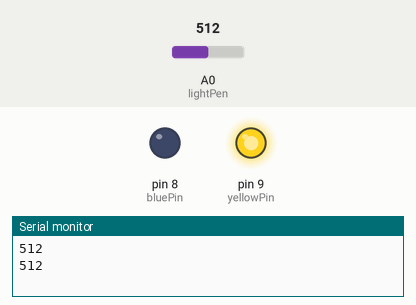
Recording of a sketch running on a simulated Arduino Uno, built with avr-gcc and run on an emulated ATmega328P. On the bench: output pins drawn as LEDs (lit = HIGH), the last lines printed to the serial monitor. Inputs (shaded band) come from the test bench; at power-on: A0 (lightPen) = 512.

Above: at 3.0 s.
3.1 s: A0 (lightPen) set to 358
7.9 s: A0 (lightPen) set to 333
At 12.0 s:
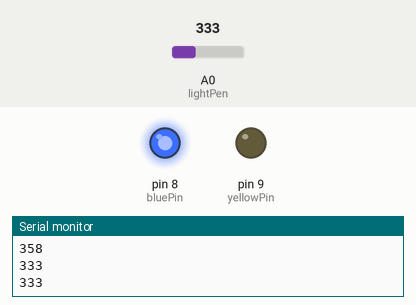
12.7 s: A0 (lightPen) set to 360
At 15.1 s:
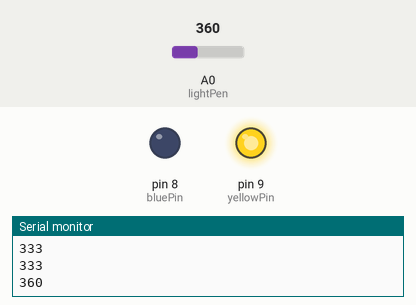
15.7 s: A0 (lightPen) set to 340
At 18.9 s:
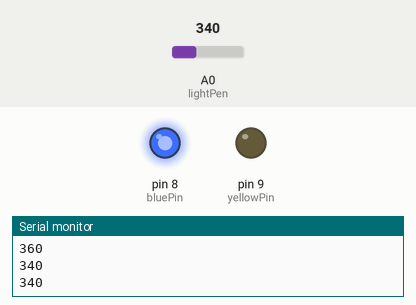
Timing chart, 0 to 20.4 s (numbered marks = the images above; inputs shaded):
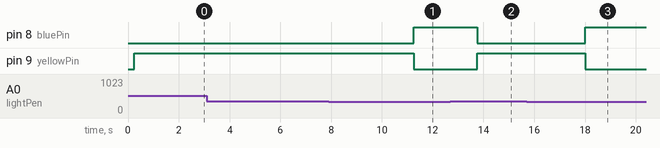

The sketch:

P15.ino
```cpp
int lightPen=A0;
int lightVal;
int dv=250;
int yellowPin=9;
int bluePin=8;


void setup() {
  // put your setup code here, to run once:
pinMode(lightPen,INPUT);
pinMode(yellowPin,OUTPUT);
pinMode(bluePin,OUTPUT);

Serial.begin(9600);

}

void loop() {
  // put your main code here, to run repeatedly:
lightVal=analogRead(lightPen);
Serial.println(lightVal);
delay(dv);
if (lightVal>350){
  digitalWrite(yellowPin,HIGH);
  digitalWrite(bluePin,LOW);

}
delay(2000);
if (lightVal<350){
  digitalWrite(yellowPin,LOW);
  digitalWrite(bluePin,HIGH);

}
}
```

Measured:
- the behaviour switches between 350 and 349 on A0 (lightPen) (found by bisection; images 0 and 1)
- after the input at 7.9 s, pin 8 (bluePin): LOW → HIGH after 3.4 s; pin 9 (yellowPin): HIGH → LOW after 3.4 s
- after the input at 12.7 s, pin 8 (bluePin): HIGH → LOW after 1.1 s; pin 9 (yellowPin): LOW → HIGH after 1.1 s
- after the input at 15.7 s, pin 8 (bluePin): LOW → HIGH after 2.3 s; pin 9 (yellowPin): HIGH → LOW after 2.3 s
